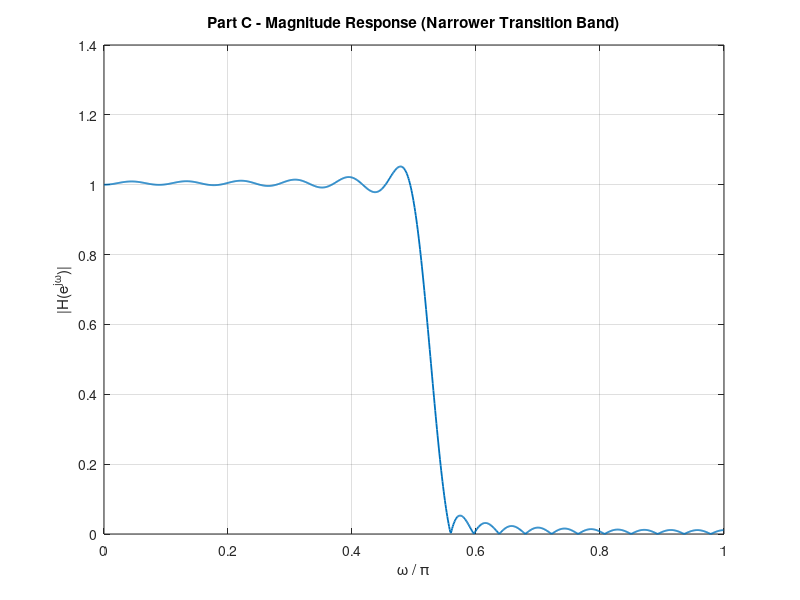
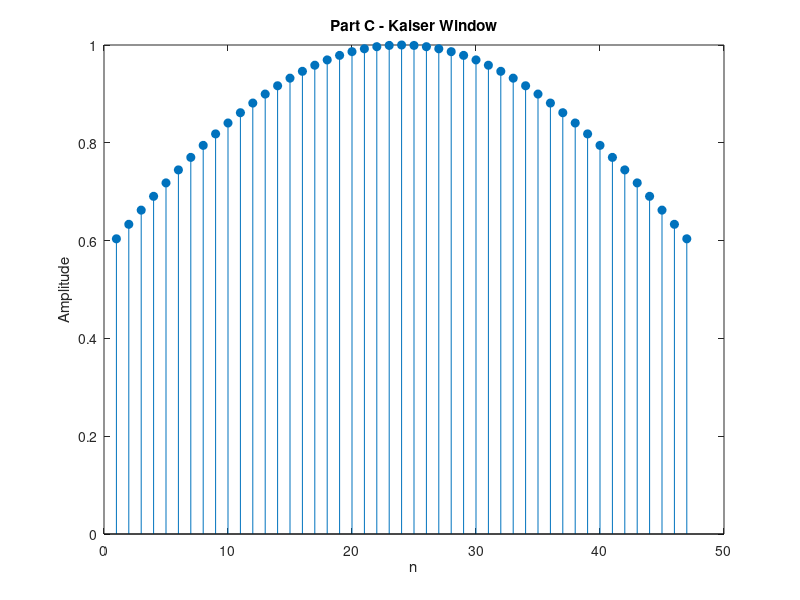

The MATLAB source for these figures, in order:
%% Experiential DSP Exercise 07 - Part C
% Narrower transition band (EC516)
clc; clear; close all;

fp = 0.5;
fs = 0.555;              % Closer stopband edge
dev_p = 0.05;
dev_s = 0.05;

f_edges = [fp, fs];
mags = [1, 0];
devs = [dev_p, dev_s];

[n, Wn, beta, ftype] = kaiserord(f_edges, mags, devs);
fprintf('--- Part C ---\n');
fprintf('Estimated filter order n = %d\n', n);
fprintf('Beta = %.3f\n', beta);

b = fir1(n, Wn, kaiser(n + 1, beta));
fprintf('Length of impulse response = %d\n', length(b));

[h, w_rad] = freqz(b, 1, 1024);
magnitude_response = abs(h);

% Plot magnitude response
figure;
plot(w_rad/pi, magnitude_response, 'LineWidth', 1.3);
grid on;
xlabel('\omega / \pi'); ylabel('|H(e^{j\omega})|');
title('Part C - Magnitude Response (Narrower Transition Band)');

% Plot Kaiser window
k_window = kaiser(n + 1, beta);
figure;
stem(k_window, 'filled');
title('Part C - Kaiser Window');
xlabel('n'); ylabel('Amplitude');
